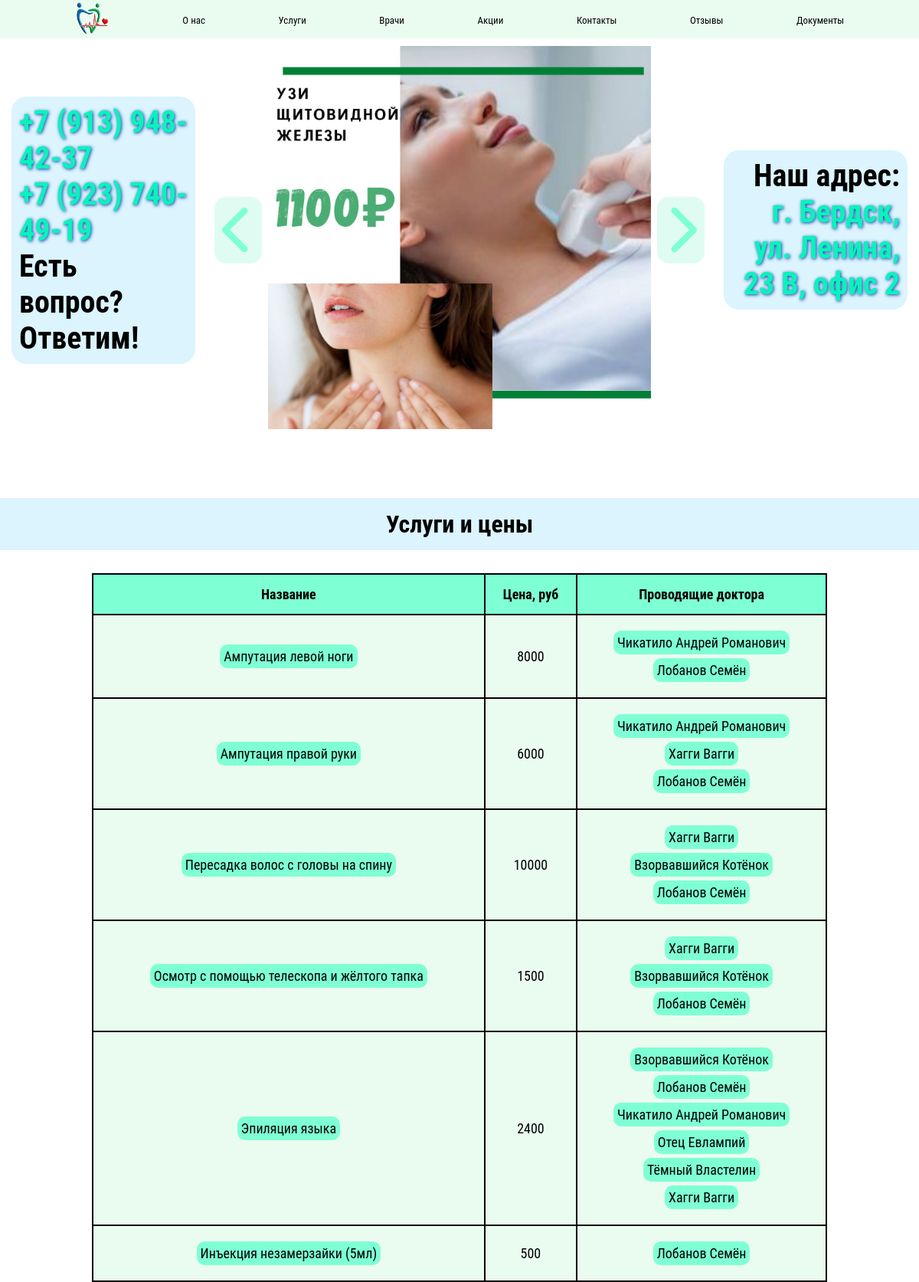
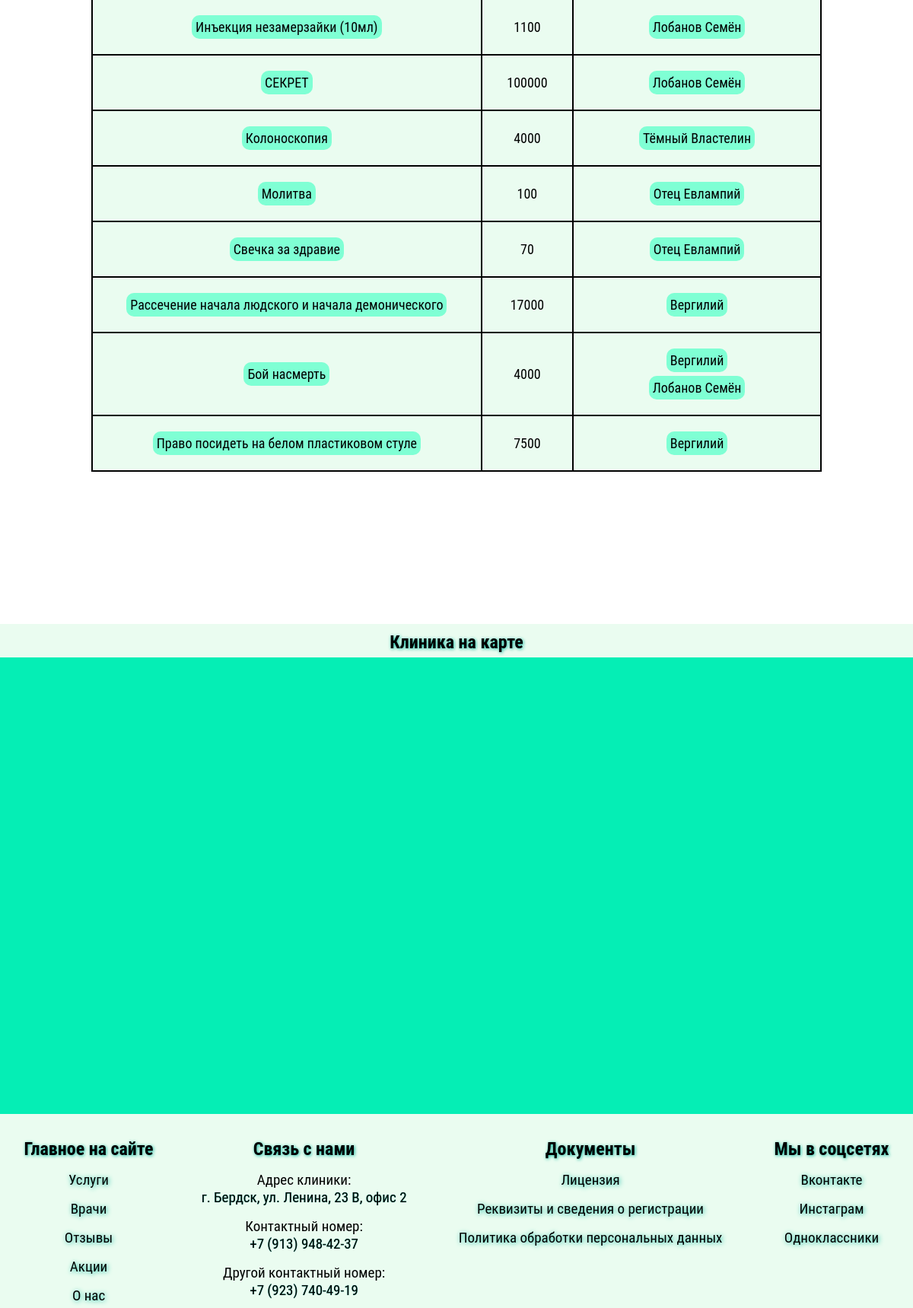
The page /услуги (upper part) on the database its author committed (2 pictures, top to bottom).
### main/models.py (models this page shows, shortened)
class CarouselPicture(models.Model):
    picture = models.FileField(upload_to='carousel_pictures', verbose_name='Изображение')
    description = models.CharField('Короткое описание', max_length=150)
    class Meta:
        verbose_name = 'Изображение для слайд-шоу'
        verbose_name_plural = 'Изображения для слайд-шоу'

class Service(models.Model):
    name = models.CharField('Название процедуры', max_length=300)
    price = models.IntegerField('Цена, руб.')
    slug = models.SlugField('Ссылка, которая будет вести к услуге. Это поле заполняется само, не нужно его трогать. Вписав сюда что-то, вы ничего не испортите, но и лучше от этого не станет.', blank=True, allow_unicode=True)
    def get_absolute_url(self):
        return reverse('service', kwargs={'service_slug': self.slug})
    class Meta:
        verbose_name = 'Услуга'
        verbose_name_plural = 'Услуги'

class Doctor(models.Model):
    name = models.CharField('Фамилия, имя и отчество врача', max_length=150, unique=True)
    picture = models.FileField('Фото врача', upload_to='doctors_pictures/%Y/%m/%d')
    speciality = models.CharField('Специализация', max_length=300)
    experience = models.CharField('Стаж работы', max_length=100)
    education = models.TextField('Образование')
    additional_qualification = models.TextField('Повышение квалификации', blank=True)
    services = models.ManyToManyField(Service, verbose_name='Услуги')
    slug = models.SlugField('Ссылка, которая будет вести к врачу. Это поле заполняется само, не нужно его трогать. Вписав сюда что-то, вы ничего не испортите, но и лучше от этого не станет.', blank=True, allow_unicode=True)
    def get_absolute_url(self):
        return reverse('doctor', kwargs={'name_slug': self.slug})
    class Meta:
        verbose_name = 'Врач'
        verbose_name_plural = 'Врачи'

### main/templatetags/main_tags.py (called while the page is built)
@register.inclusion_tag('main/carousel-ul.html')
def get_carousel_list():
    images = CarouselPicture.objects.all()
    slides_dict = {}
    inactive_list_items = []
    for index in range(len(images)):
        if index == 0:
            slides_dict['active_slide'] = images[index]
        else:
            inactive_list_items.append(images[index])
    slides_dict['inactive_slides'] = inactive_list_items
    return {'slides_dict': slides_dict}

### main/views.py (called while the page is built, shortened)
def services(request):
    error = ''
    form = CallRequestForm()
    our_services = Service.objects.all()
    context = {
        'title': 'ЭМР - услуги',
        'services': our_services,
        'yandex_map_apikey': config('YANDEX_MAP_APIKEY'),
        'form': form,
        'error': error
    }
    return render(request, 'main/services.html', context=context)

### main/templates/main/services.html (shortened to what this page needs)
{% extends 'main/base.html' %}
{% block content %}
    <h1 class="main-header">Услуги и цены</h1>
    {% if services %}
        <table class="services-table">
        <tr>
            <th class="services-th">Название</th>
            <th class="services-th">Цена, руб</th>
            <th class="services-th"><a class="services-table-link" href="{% url 'doctors' %}">Проводящие доктора</a></th>
        </tr>
            {% for service in services %}
                <tr>
                <td class="services-td"><div class="table-button-mobile"><p><a class="services-table-link" href="{{ service.get_absolute_url }}">{{ service.name }}</a></p></div></td>
                <td class="services-td"><p>{{ service.price }}</p></td>
                <td class="services-td"><ul style="list-style: none">
                {% for doctor in service.doctor_set.all %}
                    <li class="list-item-mobile"><div class="table-button-mobile"><p><a class="services-table-link" href="{{ doctor.get_absolute_url }}">{{ doctor.name }}</a></p></div></li>
                {% endfor %}</ul></td></tr>
            {% endfor %}
        </table>
    {% else %}
        <p>Услуги временно не оказываются</p>
    {% endif %}
{% endblock %}

### main/templates/main/carousel-ul.html (shortened to what this page needs)
<ul data-slides>
    <li class="slide" data-active><img src="{{ slides_dict.active_slide.picture.url }}" alt="{{ slides_dict.active_slide.picture.description }}"></li>
</ul>

### main/static/main/css/carousel-desktop.css (style rules this page uses)
.carousel ul { padding: 0; margin: 0; list-style: none; }
.slide { position: absolute; inset: 0; opacity: 0; transition: 400ms opacity ease-in-out; transition-delay: 400ms; }
.slide[data-active] { opacity: 1; transition-delay: 0ms; z-index: 1; }
.slide img { display: block; width: 100%; height: auto; object-position: center; object-fit: cover; margin-top: 10px; margin-bottom: 20px; }

### main/static/main/css/tables-desktop.css (style rules this page uses)
.services-table { background-color: black; right: 10%; width: 80%; position: relative; left: 10%; font-size: 18px; }
.services-table-link { text-decoration: none; color: black; background-color: aquamarine; padding: 5px; border-radius: 10px; transition: all 0.3s linear; }
.services-th { background-color: aquamarine; padding: 15px; transition: all 0.3s linear; border-radius: 0 !important; }
.services-td { background-color: #eafcf0; padding: 10px; }
.services-td li { margin: 15px; }

### main/static/main/css/other.css (style rules this page uses)
* { padding: 0; margin: 0; font-family: 'Roboto Condensed', sans-serif; box-sizing: border-box; }
*::before, *::after { box-sizing: border-box; }
body, html { overflow-x: hidden; }
.main-header { padding: 15px; width: 100%; background-color: #dbf4fd; margin-bottom: 30px; }

### rows shown on the page
CarouselPicture: active_slide.picture (picture)
Service: name "Ампутация левой ноги", price "8000"
Doctor: name "Чикатило Андрей Романович"
Doctor: name "Лобанов Семён"
Service: name "Ампутация правой руки", price "6000"
Doctor: name "Хагги Вагги"
Service: name "Пересадка волос с головы на спину", price "10000"
Doctor: name "Взорвавшийся Котёнок"
Service: name "Осмотр с помощью телескопа и жёлтого тапка", price "1500"
Service: name "Эпиляция языка", price "2400"
Doctor: name "Отец Евлампий"
Doctor: name "Тёмный Властелин"
Service: name "Инъекция незамерзайки (5мл)", price "500"
Service: name "Инъекция незамерзайки (10мл)", price "1100"
Service: name "СЕКРЕТ", price "100000"
Service: name "Колоноскопия", price "4000"
Service: name "Молитва", price "100"
Service: name "Свечка за здравие", price "70"
Service: name "Рассечение начала людского и начала демонического", price "17000"
Doctor: name "Вергилий"
Service: name "Бой насмерть", price "4000"
Service: name "Право посидеть на белом пластиковом стуле", price "7500"
